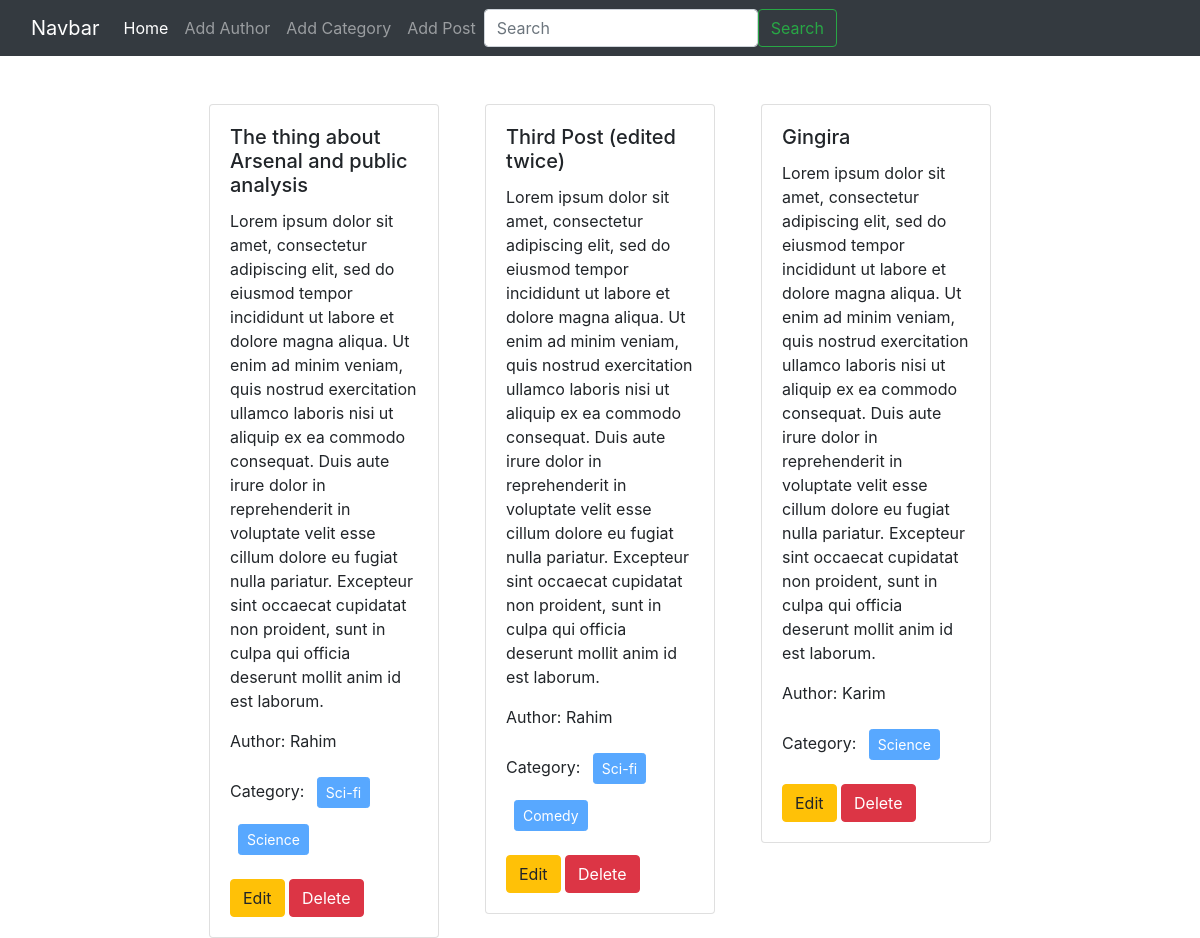
The page / on the database its author committed.
### posts/models.py (models this page shows, shortened)
class Post(models.Model):
    title= models.CharField(max_length= 50)
    content= models.TextField()
    category= models.ManyToManyField(Category)
    author= models.ForeignKey(Author, on_delete= models.CASCADE) # Many to one relation a foreign key use kora hoy

### author/models.py (models this page shows, shortened)
class Author(models.Model):
    name= models.CharField(max_length=100)
    bio= models.TextField()
    phone_no= models.CharField(max_length= 12)

### categories/models.py (models this page shows, shortened)
class Category(models.Model):
    name= models.CharField(max_length= 100)

### blog_project/views.py (the view)
# urls.py: 2. Add a URL to urlpatterns:  path('', views.home, name='home')
def home(request):
    data= Post.objects.all()
    return render(request, 'home.html', {'data' : data})

### templates/home.html
{% extends "base.html" %}
{% block content %}
<div class="d-flex flex-wrap justify-content-center px-5">
    {% for post in data %}
    <div class="col-sm-3 pt-5 ">
        <div class="card mx-2">
            <div class="card-body">
                <h5 class="card-title">{{post.title}}</h5>
                <p class="card-text">{{post.content}}</p>
                <p>Author: {{post.author.name}}</p>
                <p>Category: {% for cat in post.category.all %}
                    <button class="btn btn-primary btn-sm m-2" disabled>{{cat.name}}</button>
                {% endfor %}
                </p>
                <a href="{% url "edit_post"  post.id %}" class="btn btn-warning">Edit</a>
                <a href="{% url "delete_post" post.id %}" class="btn btn-danger">Delete</a>
            </div>
        </div>
    </div>
    {% endfor %}
</div>
{% endblock %}

### templates/base.html (shortened to what this page needs)
<!doctype html>
<html lang="en">
  <head>
    <link rel="stylesheet" href="https://cdn.jsdelivr.net/npm/bootstrap@4.3.1/dist/css/bootstrap.min.css">
  </head>
  <body>
    <nav class="navbar navbar-expand-lg navbar-dark bg-dark">
      <div class="container-fluid">
        <a class="navbar-brand" href="#">Navbar</a>
        <div class="collapse navbar-collapse" id="navbarSupportedContent">
          <ul class="navbar-nav me-auto mb-2 mb-lg-0">
            <li class="nav-item">
              <a class="nav-link active" aria-current="page" href="{% url 'homepage' %}">Home</a>
            </li>
            <li class="nav-item">
              <a class="nav-link" href="{% url "add_author" %}">Add Author</a>
            </li>
            <li class="nav-item">
              <a class="nav-link" href="{% url "add_category" %}">Add Category</a>
            </li>
            <li class="nav-item">
              <a class="nav-link" href="{% url "add_post" %}">Add Post</a>
            </li>
          </ul>
          <form class="d-flex" role="search">
            <input class="form-control me-2" type="search" placeholder="Search" aria-label="Search">
            <button class="btn btn-outline-success" type="submit">Search</button>
          </form>
        </div>
      </div>
    </nav>
      {% block content %}
      {% endblock %}
  </body>
</html>

### rows shown on the page
Post: title "The thing about Arsenal and public analysis", content "Lorem ipsum dolor sit amet, consectetur adipiscing elit, sed do eiusmod tempor incididunt ut labore et dolore magna aliqua. Ut enim ad minim veniam, quis nostrud exercitation ullamco laboris nisi ut aliquip ex ea commodo consequat. Duis aute irure dolor in reprehenderit in voluptate velit esse cillum dolore eu fugiat nulla pariatur. Excepteur sint occaecat cupidatat non proident, sunt in culpa qui officia deserunt mollit anim id est laborum.", author.name "Rahim"
Category: name "Sci-fi"
Category: name "Science"
Post: title "Third Post (edited twice)", content "Lorem ipsum dolor sit amet, consectetur adipiscing elit, sed do eiusmod tempor incididunt ut labore et dolore magna aliqua. Ut enim ad minim veniam, quis nostrud exercitation ullamco laboris nisi ut aliquip ex ea commodo consequat. Duis aute irure dolor in reprehenderit in voluptate velit esse cillum dolore eu fugiat nulla pariatur. Excepteur sint occaecat cupidatat non proident, sunt in culpa qui officia deserunt mollit anim id est laborum.", author.name "Rahim"
Category: name "Comedy"
Post: title "Gingira", content "Lorem ipsum dolor sit amet, consectetur adipiscing elit, sed do eiusmod tempor incididunt ut labore et dolore magna aliqua. Ut enim ad minim veniam, quis nostrud exercitation ullamco laboris nisi ut aliquip ex ea commodo consequat. Duis aute irure dolor in reprehenderit in voluptate velit esse cillum dolore eu fugiat nulla pariatur. Excepteur sint occaecat cupidatat non proident, sunt in culpa qui officia deserunt mollit anim id est laborum.", author.name "Karim"
